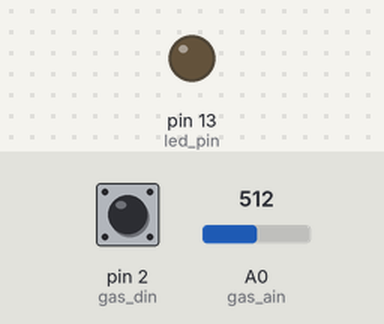
Recording of a sketch running on a simulated Arduino Uno, built with avr-gcc and run on an emulated ATmega328P. On the bench: output pins drawn as LEDs (lit = HIGH). The test bench sets the inputs (shaded band); at power-on: A0 (gas_ain) = 512, pin 2 (gas_din) HIGH. What the sketch prints to the serial monitor is not drawn.

Above: at 1.2 s.
1.3 s: A0 (gas_ain) set to 691
4.3 s: A0 (gas_ain) set to 711
At 5.5 s:
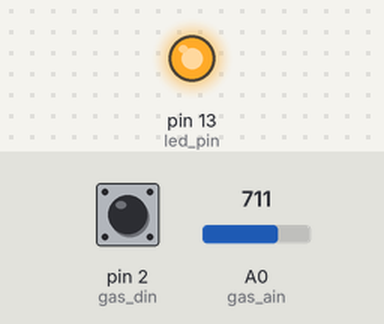
Timing chart, 0 to 7.3 s (numbered marks = the images above; inputs shaded):
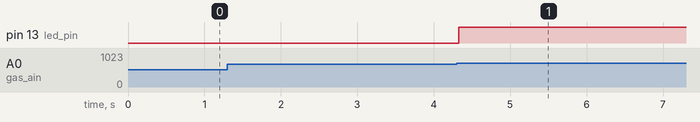

The sketch:

class20.ino
```cpp
int gas_din=2;
int gas_ain=A0;
int led_pin=13;
int ad_value;
void setup()
{
  pinMode(led_pin,OUTPUT);
  pinMode(gas_din,INPUT);
   pinMode(gas_ain,INPUT);
   Serial.begin(9600);

}
void loop()
{
ad_value=analogRead(gas_ain);
if(digitalRead(gas_din)==LOW)
{
  Serial.println("gas likage");
}
else
{
  Serial.println("GAS NOT LIKAGE");
}
if(ad_value>700)
{
  digitalWrite(led_pin,HIGH);
delay(10);
}

}
```

Measured:
- the behaviour switches between 700 and 701 on A0 (gas_ain) (found by bisection; images 0 and 1)
- after the input at 1.3 s, every drawn part: stays the same
- after the input at 4.3 s, pin 13 (led_pin): LOW → HIGH at once
